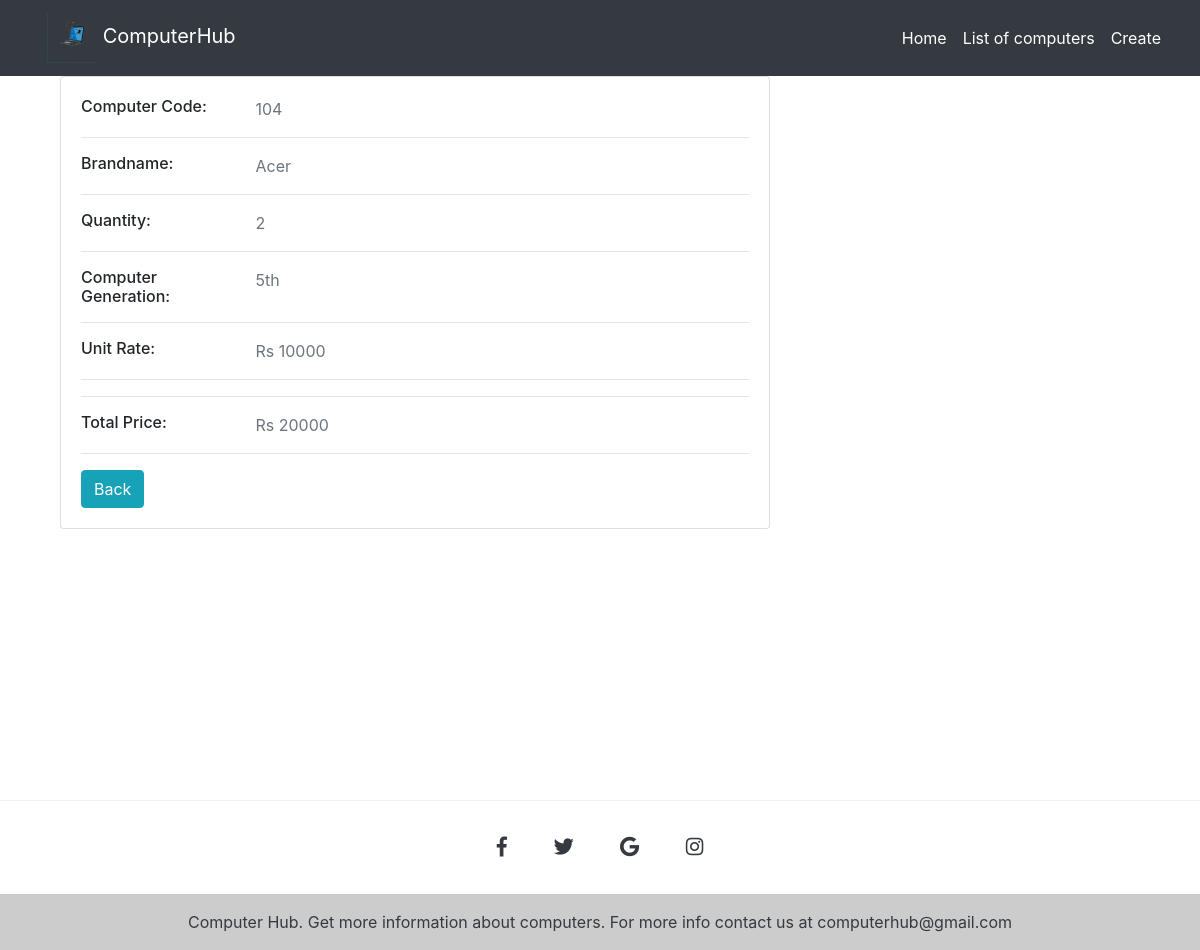
The page /individualdetail/12 on the database as committed earlier.
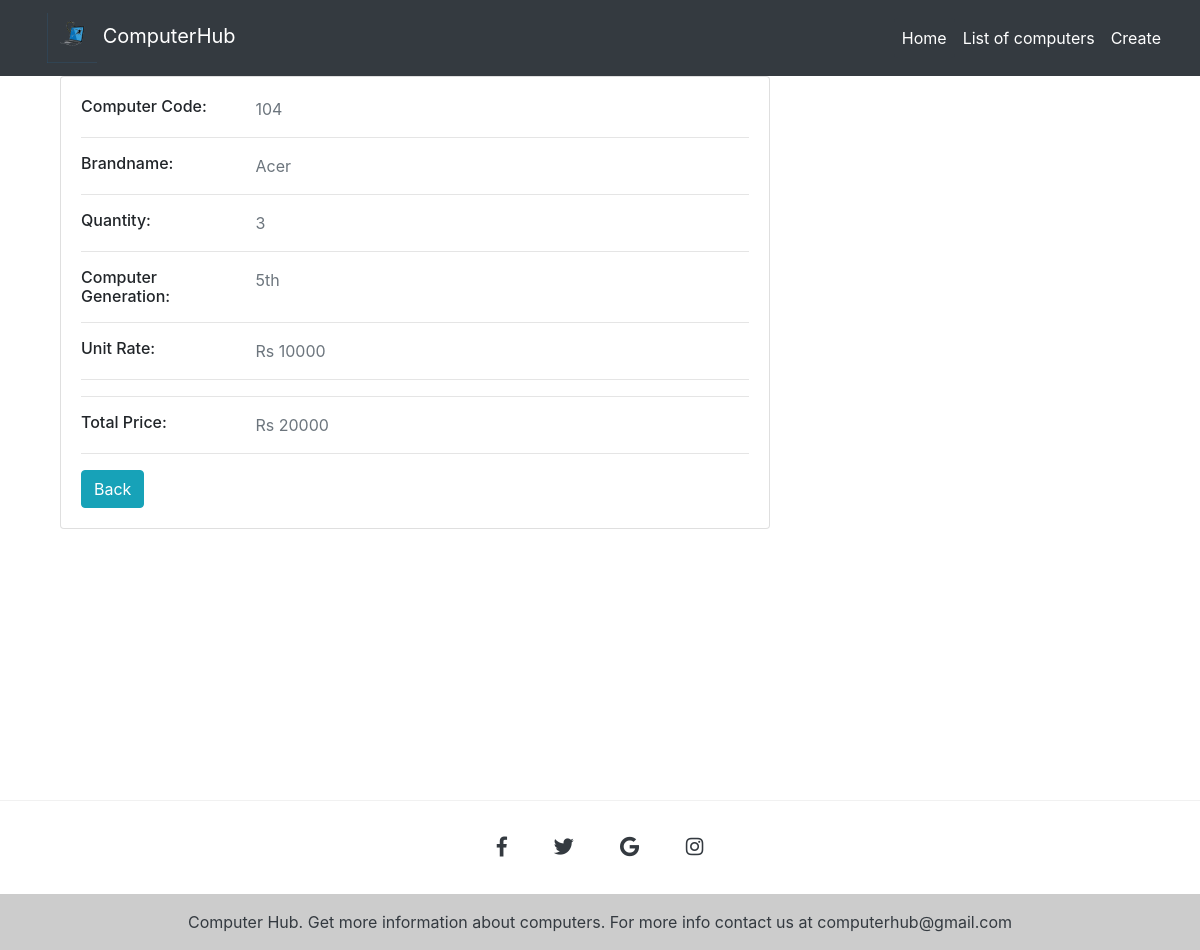
The same page on the database as committed later.
### computer/models.py (models this page shows, shortened)
class Computer(models.Model):
    computercode=models.IntegerField(unique=True)
    brandname = models.CharField(max_length=50, null=True, blank=True)
    quantity = models.IntegerField()
    computer=models.ForeignKey(ComputerSpecification,on_delete=models.CASCADE)
    unitrate = models.IntegerField()
    totalprice = models.IntegerField()

class ComputerSpecification(models.Model):
    generation = models.CharField(max_length=50)
    price_min = models.IntegerField(default=0)
    price_max = models.IntegerField(default=0)
    ram = models.IntegerField(default=0)
    brandname = models.ForeignKey(ComputerBrands, on_delete=models.CASCADE)

### computer/views.py (the view)
# urls.py: path('individualdetail/<int:pk>',IndividualDetailView.as_view(),name='individualdetail'),
class IndividualDetailView(DetailView):
    model = Computer
    template_name = 'individualdetail.html'
    def get_queryset(self):
        queryset = Computer.objects.all()
        return queryset

### computer/templates/individualdetail.html
{% extends 'base.html' %}
{% block content %}
<body style=" position: relative;
min-height: 100vh;">
  <div class="container">
    <div class="main-body">
      <div class="col-md-8">
        <div class="card mb-3">
          <div class="card-body">
            <div class="row">
              <div class="col-sm-3">
                <h6 class="mb-0">Computer Code:</h6>
              </div>
              <div class="col-sm-9 text-secondary">
                {{object.computercode}}
              </div>
            </div>
            <hr>
            <div class="row">
              <div class="col-sm-3">
                <h6 class="mb-0">Brandname:</h6>
              </div>
              <div class="col-sm-9 text-secondary">
                {{object.brandname}}
              </div>
            </div>
            <hr>
            <div class="row">
              <div class="col-sm-3">
                <h6 class="mb-0">Quantity:</h6>
              </div>
              <div class="col-sm-9 text-secondary">
                {{object.quantity}}
              </div>
            </div>
            <hr>
            <div class="row">
              <div class="col-sm-3">
                <h6 class="mb-0">Computer Generation:</h6>
              </div>
              <div class="col-sm-9 text-secondary">
                {{object.computer.generation}}
              </div>
            </div>
            <hr>
            <div class="row">
              <div class="col-sm-3">
                <h6 class="mb-0">Unit Rate:</h6>
              </div>
              <div class="col-sm-9 text-secondary">
                Rs {{object.unitrate}}
              </div>
            </div>
            <hr>
            <hr>
            <div class="row">
              <div class="col-sm-3">
                <h6 class="mb-0">Total Price:</h6>
              </div>
              <div class="col-sm-9 text-secondary">
                Rs {{object.totalprice}}
              </div>
            </div>
            <hr>
            <div class="row">
              <div class="col-sm-12">
                <a class="btn btn-info " href="{% url 'details' %}">Back</a>
              </div>
            </div>
          </div>
        </div>
      </div>
    </div>
  </div>
</body>
{% endblock %}

Rows that differ between the two databases and show on the page:
changed Computer "Acer": quantity "2" → "3"
